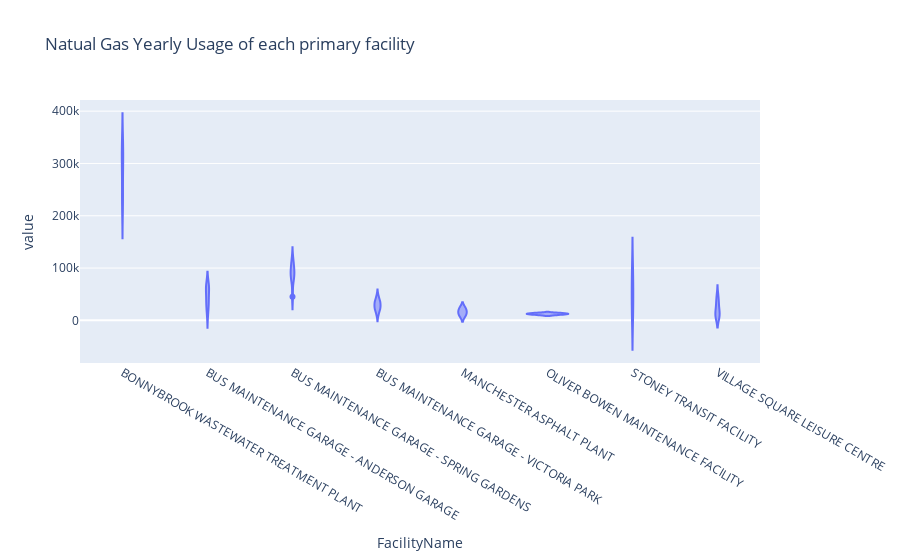
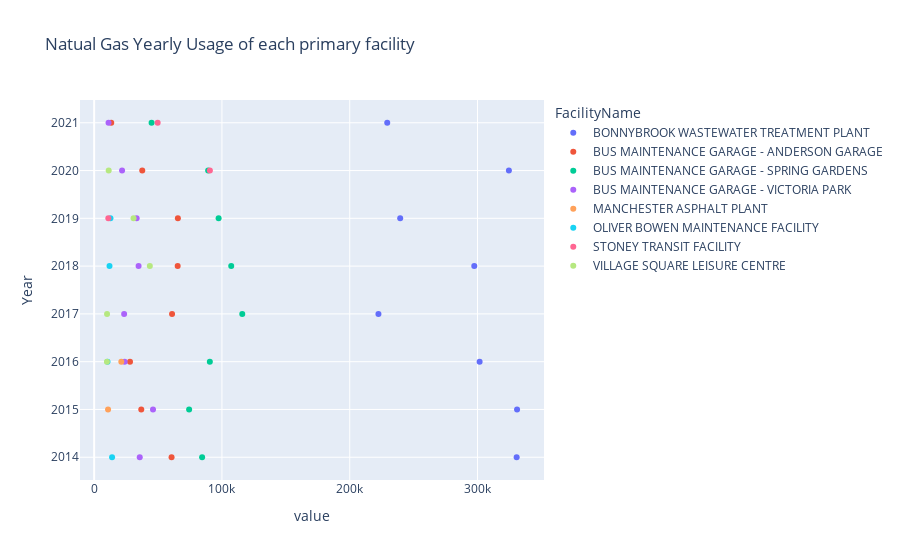

Notebook cell for these charts, in order:
### Markdown cell above
### Natural Gas Yearly Usage of each primary facility

### Code cell
df2=pd.DataFrame.drop(origin_energedata,["Business Unit Desc","Site ID","FacilityAddress"], axis=1)
df2= df2.loc[df2['Energy Description'] == 'Natural Gas']
df2 =df2.loc[df2['Total Consumption'] > 10000]
df2 =df2.loc[df2['Year'].between(2014,2021)]
df2.name = "Natual Gas Yearly Usage of each facility "
df2=df2.groupby(['FacilityName','Year'])['Total Consumption'].sum().unstack(level=1)
display(df2)

fig = plt.figure()
df2.plot(kind='bar', colormap='tab20b', grid=True, title = 'Natual Gas Yearly Usage of each primary facility')
fig.set_size_inches(3600,3600)
plt.show()

df2=pd.DataFrame.drop(origin_energedata,["Business Unit Desc","Site ID","FacilityAddress"], axis=1)
df2= df2.loc[df2['Energy Description'] == 'Natural Gas']
df2 =df2.loc[df2['Total Consumption'] > 10000]
df2 =df2.loc[df2['Year'].between(2014,2021)]
df2.name = "Natual Gas Usage of each Year "
df2=df2.groupby(['FacilityName','Year'])['Total Consumption'].sum().unstack(level=0)

fig = px.violin(df2, y=df2.columns, title ='Natual Gas Yearly Usage of each primary facility ')
fig.show()
fig = px.scatter(df2, x=df2.columns, title ='Natual Gas Yearly Usage of each primary facility ')
fig.show()

### Figure 1 — Plotly figure (JSON) as saved in the notebook; plotly's stock layout.template omitted (floating-point values rounded to 4 significant figures)
{"data": [{"alignmentgroup": "True", "box": {"visible": false}, "hovertemplate": "FacilityName=%{x}<br>value=%{y}<extra></extra>", "legendgroup": "", "marker": {"color": "#636efa"}, "name": "", "offsetgroup": "", "orientation": "v", "scalegroup": "True", "showlegend": false, "type": "violin", "x": ["BONNYBROOK WASTEWATER TREATMENT PLANT", "BONNYBROOK WASTEWATER TREATMENT PLANT", "BONNYBROOK WASTEWATER TREATMENT PLANT", "BONNYBROOK WASTEWATER TREATMENT PLANT", "BONNYBROOK WASTEWATER TREATMENT PLANT", "BONNYBROOK WASTEWATER TREATMENT PLANT", "BONNYBROOK WASTEWATER TREATMENT PLANT", "BONNYBROOK WASTEWATER TREATMENT PLANT", "BUS MAINTENANCE GARAGE - ANDERSON GARAGE", "BUS MAINTENANCE GARAGE - ANDERSON GARAGE", "BUS MAINTENANCE GARAGE - ANDERSON GARAGE", "BUS MAINTENANCE GARAGE - ANDERSON GARAGE", "BUS MAINTENANCE GARAGE - ANDERSON GARAGE", "BUS MAINTENANCE GARAGE - ANDERSON GARAGE", "BUS MAINTENANCE GARAGE - ANDERSON GARAGE", "BUS MAINTENANCE GARAGE - ANDERSON GARAGE", "BUS MAINTENANCE GARAGE - SPRING GARDENS", "BUS MAINTENANCE GARAGE - SPRING GARDENS", "BUS MAINTENANCE GARAGE - SPRING GARDENS", "BUS MAINTENANCE GARAGE - SPRING GARDENS", "BUS MAINTENANCE GARAGE - SPRING GARDENS", "BUS MAINTENANCE GARAGE - SPRING GARDENS", "BUS MAINTENANCE GARAGE - SPRING GARDENS", "BUS MAINTENANCE GARAGE - SPRING GARDENS", "BUS MAINTENANCE GARAGE - VICTORIA PARK", "BUS MAINTENANCE GARAGE - VICTORIA PARK", "BUS MAINTENANCE GARAGE - VICTORIA PARK", "BUS MAINTENANCE GARAGE - VICTORIA PARK", "BUS MAINTENANCE GARAGE - VICTORIA PARK", "BUS MAINTENANCE GARAGE - VICTORIA PARK", "BUS MAINTENANCE GARAGE - VICTORIA PARK", "BUS MAINTENANCE GARAGE - VICTORIA PARK", "MANCHESTER ASPHALT PLANT", "MANCHESTER ASPHALT PLANT", "MANCHESTER ASPHALT PLANT", "MANCHESTER ASPHALT PLANT", "MANCHESTER ASPHALT PLANT", "MANCHESTER ASPHALT PLANT", "MANCHESTER ASPHALT PLANT", "MANCHESTER ASPHALT PLANT", "OLIVER BOWEN MAINTENANCE FACILITY", "OLIVER BOWEN MAINTENANCE FACILITY", "OLIVER BOWEN MAINTENANCE FACILITY", "OLIVER BOWEN MAINTENANCE FACILITY", "OLIVER BOWEN MAINTENANCE FACILITY", "OLIVER BOWEN MAINTENANCE FACILITY", "OLIVER BOWEN MAINTENANCE FACILITY", "OLIVER BOWEN MAINTENANCE FACILITY", "STONEY TRANSIT FACILITY", "STONEY TRANSIT FACILITY", "STONEY TRANSIT FACILITY", "STONEY TRANSIT FACILITY", "STONEY TRANSIT FACILITY", "STONEY TRANSIT FACILITY", "STONEY TRANSIT FACILITY", "STONEY TRANSIT FACILITY", "VILLAGE SQUARE LEISURE CENTRE", "VILLAGE SQUARE LEISURE CENTRE", "VILLAGE SQUARE LEISURE CENTRE", "VILLAGE SQUARE LEISURE CENTRE", "VILLAGE SQUARE LEISURE CENTRE", "VILLAGE SQUARE LEISURE CENTRE", "VILLAGE SQUARE LEISURE CENTRE", "VILLAGE SQUARE LEISURE CENTRE"], "x0": " ", "xaxis": "x", "y": [330634, 330946, 301646, 222472, 297477, 239497, 324569, 229350, 60583, 36873, 28061, 60976, 65357, 65526, 37648, 13376, 84489, 74310, 90538, 115916, 107267, 97391, 89211, 44954, 35680, 46058, 23843, 23466, 34771, 33255, 21858, 11263, null, 10875, 21257, null, null, null, null, null, 14030, null, 10468, null, 12024, 12755, null, null, null, null, null, null, null, 11107, 90547, 49701, null, null, 10017, 10098, 43570, 30835, 11377, null], "y0": " ", "yaxis": "y"}], "layout": {"legend": {"tracegroupgap": 0}, "title": {"text": "Natual Gas Yearly Usage of each primary facility "}, "violinmode": "group", "xaxis": {"anchor": "y", "domain": [0, 1], "title": {"text": "FacilityName"}}, "yaxis": {"anchor": "x", "domain": [0, 1], "title": {"text": "value"}}}}

### Figure 2 — Plotly figure (JSON) as saved in the notebook; plotly's stock layout.template omitted (floating-point values rounded to 4 significant figures)
{"data": [{"hovertemplate": "FacilityName=BONNYBROOK WASTEWATER TREATMENT PLANT<br>value=%{x}<br>Year=%{y}<extra></extra>", "legendgroup": "BONNYBROOK WASTEWATER TREATMENT PLANT", "marker": {"color": "#636efa", "symbol": "circle"}, "mode": "markers", "name": "BONNYBROOK WASTEWATER TREATMENT PLANT", "orientation": "h", "showlegend": true, "type": "scatter", "x": [330634, 330946, 301646, 222472, 297477, 239497, 324569, 229350], "xaxis": "x", "y": [2014, 2015, 2016, 2017, 2018, 2019, 2020, 2021], "yaxis": "y"}, {"hovertemplate": "FacilityName=BUS MAINTENANCE GARAGE - ANDERSON GARAGE<br>value=%{x}<br>Year=%{y}<extra></extra>", "legendgroup": "BUS MAINTENANCE GARAGE - ANDERSON GARAGE", "marker": {"color": "#EF553B", "symbol": "circle"}, "mode": "markers", "name": "BUS MAINTENANCE GARAGE - ANDERSON GARAGE", "orientation": "h", "showlegend": true, "type": "scatter", "x": [60583, 36873, 28061, 60976, 65357, 65526, 37648, 13376], "xaxis": "x", "y": [2014, 2015, 2016, 2017, 2018, 2019, 2020, 2021], "yaxis": "y"}, {"hovertemplate": "FacilityName=BUS MAINTENANCE GARAGE - SPRING GARDENS<br>value=%{x}<br>Year=%{y}<extra></extra>", "legendgroup": "BUS MAINTENANCE GARAGE - SPRING GARDENS", "marker": {"color": "#00cc96", "symbol": "circle"}, "mode": "markers", "name": "BUS MAINTENANCE GARAGE - SPRING GARDENS", "orientation": "h", "showlegend": true, "type": "scatter", "x": [84489, 74310, 90538, 115916, 107267, 97391, 89211, 44954], "xaxis": "x", "y": [2014, 2015, 2016, 2017, 2018, 2019, 2020, 2021], "yaxis": "y"}, {"hovertemplate": "FacilityName=BUS MAINTENANCE GARAGE - VICTORIA PARK<br>value=%{x}<br>Year=%{y}<extra></extra>", "legendgroup": "BUS MAINTENANCE GARAGE - VICTORIA PARK", "marker": {"color": "#ab63fa", "symbol": "circle"}, "mode": "markers", "name": "BUS MAINTENANCE GARAGE - VICTORIA PARK", "orientation": "h", "showlegend": true, "type": "scatter", "x": [35680, 46058, 23843, 23466, 34771, 33255, 21858, 11263], "xaxis": "x", "y": [2014, 2015, 2016, 2017, 2018, 2019, 2020, 2021], "yaxis": "y"}, {"hovertemplate": "FacilityName=MANCHESTER ASPHALT PLANT<br>value=%{x}<br>Year=%{y}<extra></extra>", "legendgroup": "MANCHESTER ASPHALT PLANT", "marker": {"color": "#FFA15A", "symbol": "circle"}, "mode": "markers", "name": "MANCHESTER ASPHALT PLANT", "orientation": "h", "showlegend": true, "type": "scatter", "x": [null, 10875, 21257, null, null, null, null, null], "xaxis": "x", "y": [2014, 2015, 2016, 2017, 2018, 2019, 2020, 2021], "yaxis": "y"}, {"hovertemplate": "FacilityName=OLIVER BOWEN MAINTENANCE FACILITY<br>value=%{x}<br>Year=%{y}<extra></extra>", "legendgroup": "OLIVER BOWEN MAINTENANCE FACILITY", "marker": {"color": "#19d3f3", "symbol": "circle"}, "mode": "markers", "name": "OLIVER BOWEN MAINTENANCE FACILITY", "orientation": "h", "showlegend": true, "type": "scatter", "x": [14030, null, 10468, null, 12024, 12755, null, null], "xaxis": "x", "y": [2014, 2015, 2016, 2017, 2018, 2019, 2020, 2021], "yaxis": "y"}, {"hovertemplate": "FacilityName=STONEY TRANSIT FACILITY<br>value=%{x}<br>Year=%{y}<extra></extra>", "legendgroup": "STONEY TRANSIT FACILITY", "marker": {"color": "#FF6692", "symbol": "circle"}, "mode": "markers", "name": "STONEY TRANSIT FACILITY", "orientation": "h", "showlegend": true, "type": "scatter", "x": [null, null, null, null, null, 11107, 90547, 49701], "xaxis": "x", "y": [2014, 2015, 2016, 2017, 2018, 2019, 2020, 2021], "yaxis": "y"}, {"hovertemplate": "FacilityName=VILLAGE SQUARE LEISURE CENTRE<br>value=%{x}<br>Year=%{y}<extra></extra>", "legendgroup": "VILLAGE SQUARE LEISURE CENTRE", "marker": {"color": "#B6E880", "symbol": "circle"}, "mode": "markers", "name": "VILLAGE SQUARE LEISURE CENTRE", "orientation": "h", "showlegend": true, "type": "scatter", "x": [null, null, 10017, 10098, 43570, 30835, 11377, null], "xaxis": "x", "y": [2014, 2015, 2016, 2017, 2018, 2019, 2020, 2021], "yaxis": "y"}], "layout": {"legend": {"title": {"text": "FacilityName"}, "tracegroupgap": 0}, "title": {"text": "Natual Gas Yearly Usage of each primary facility "}, "xaxis": {"anchor": "y", "domain": [0, 1], "title": {"text": "value"}}, "yaxis": {"anchor": "x", "domain": [0, 1], "title": {"text": "Year"}}}}
